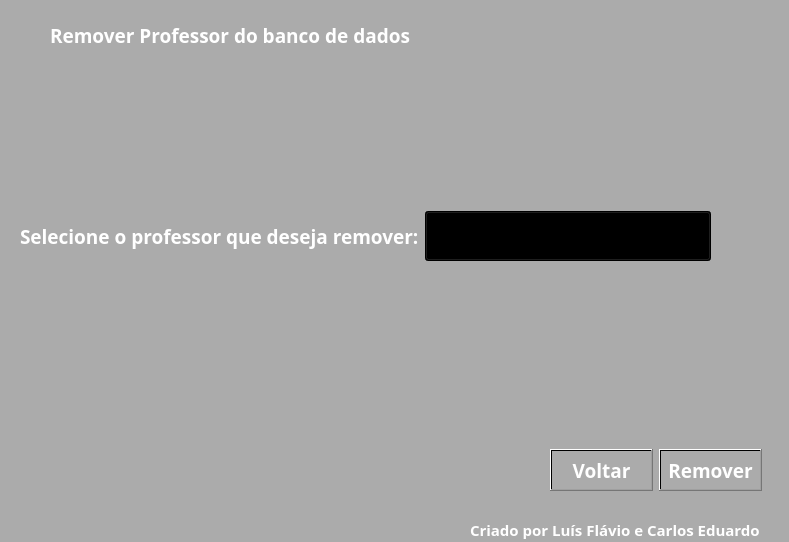
<?xml version="1.0" encoding="UTF-8"?>
<ui version="4.0">
 <class>remover</class>
 <widget class="QWidget" name="remover">
  <property name="geometry">
   <rect>
    <x>0</x>
    <y>0</y>
    <width>789</width>
    <height>542</height>
   </rect>
  </property>
  <property name="windowTitle">
   <string>Form</string>
  </property>
  <property name="windowIcon">
   <iconset>
    <normaloff>unesp-logo-11.png</normaloff>unesp-logo-11.png</iconset>
  </property>
  <property name="styleSheet">
   <string notr="true">background-color: qlineargradient(spread:pad, x1:0, y1:0, x2:1, y2:1, stop:1 rgba(171, 171, 171, 255));
</string>
  </property>
  <widget class="QLabel" name="label">
   <property name="geometry">
    <rect>
     <x>620</x>
     <y>10</y>
     <width>151</width>
     <height>151</height>
    </rect>
   </property>
   <property name="text">
    <string/>
   </property>
   <property name="pixmap">
    <pixmap>unesp-logo-11.png</pixmap>
   </property>
   <property name="scaledContents">
    <bool>true</bool>
   </property>
  </widget>
  <widget class="QLabel" name="label_2">
   <property name="geometry">
    <rect>
     <x>50</x>
     <y>20</y>
     <width>471</width>
     <height>31</height>
    </rect>
   </property>
   <property name="font">
    <font>
     <family>Segoe Print</family>
     <pointsize>14</pointsize>
     <bold>true</bold>
    </font>
   </property>
   <property name="styleSheet">
    <string notr="true">color: qlineargradient(spread:pad, x1:0, y1:0, x2:1, y2:1, stop:0 rgba(255, 255, 255, 255));</string>
   </property>
   <property name="text">
    <string>Remover Professor do banco de dados</string>
   </property>
  </widget>
  <widget class="QWidget" name="horizontalLayoutWidget">
   <property name="geometry">
    <rect>
     <x>20</x>
     <y>210</y>
     <width>691</width>
     <height>52</height>
    </rect>
   </property>
   <layout class="QHBoxLayout" name="horizontalLayout">
    <item>
     <widget class="QLabel" name="label_3">
      <property name="font">
       <font>
        <family>Segoe Print</family>
        <pointsize>14</pointsize>
        <bold>true</bold>
       </font>
      </property>
      <property name="styleSheet">
       <string notr="true">color: qlineargradient(spread:pad, x1:0, y1:0, x2:1, y2:1, stop:0 rgba(255, 255, 255, 255));</string>
      </property>
      <property name="text">
       <string>Selecione o professor que deseja remover:</string>
      </property>
     </widget>
    </item>
    <item>
     <widget class="QComboBox" name="prof">
      <property name="minimumSize">
       <size>
        <width>0</width>
        <height>50</height>
       </size>
      </property>
      <property name="font">
       <font>
        <family>Segoe Print</family>
        <pointsize>14</pointsize>
        <bold>true</bold>
       </font>
      </property>
      <property name="styleSheet">
       <string notr="true">color: qlineargradient(spread:pad, x1:0, y1:0, x2:1, y2:1, stop:0 rgba(255, 255, 255, 255));</string>
      </property>
     </widget>
    </item>
   </layout>
  </widget>
  <widget class="QWidget" name="horizontalLayoutWidget_2">
   <property name="geometry">
    <rect>
     <x>550</x>
     <y>430</y>
     <width>212</width>
     <height>80</height>
    </rect>
   </property>
   <layout class="QHBoxLayout" name="horizontalLayout_2">
    <item>
     <widget class="QPushButton" name="pushButton">
      <property name="minimumSize">
       <size>
        <width>102</width>
        <height>42</height>
       </size>
      </property>
      <property name="font">
       <font>
        <family>Segoe Print</family>
        <pointsize>14</pointsize>
        <bold>true</bold>
       </font>
      </property>
      <property name="styleSheet">
       <string notr="true">color: qlineargradient(spread:pad, x1:0, y1:0, x2:1, y2:1, stop:0 rgba(255, 255, 255, 255));</string>
      </property>
      <property name="text">
       <string>Voltar</string>
      </property>
     </widget>
    </item>
    <item>
     <widget class="QPushButton" name="rem">
      <property name="minimumSize">
       <size>
        <width>102</width>
        <height>42</height>
       </size>
      </property>
      <property name="font">
       <font>
        <family>Segoe Print</family>
        <pointsize>14</pointsize>
        <bold>true</bold>
       </font>
      </property>
      <property name="styleSheet">
       <string notr="true">color: qlineargradient(spread:pad, x1:0, y1:0, x2:1, y2:1, stop:0 rgba(255, 255, 255, 255));</string>
      </property>
      <property name="text">
       <string>Remover</string>
      </property>
     </widget>
    </item>
   </layout>
  </widget>
  <widget class="QLabel" name="label_4">
   <property name="geometry">
    <rect>
     <x>470</x>
     <y>520</y>
     <width>311</width>
     <height>20</height>
    </rect>
   </property>
   <property name="font">
    <font>
     <family>Segoe Print</family>
     <pointsize>11</pointsize>
     <bold>true</bold>
    </font>
   </property>
   <property name="styleSheet">
    <string notr="true">color: qlineargradient(spread:pad, x1:0, y1:0, x2:1, y2:1, stop:0 rgba(255, 255, 255, 255));</string>
   </property>
   <property name="text">
    <string>Criado por Luís Flávio e Carlos Eduardo</string>
   </property>
  </widget>
 </widget>
 <resources/>
 <connections/>
</ui>
